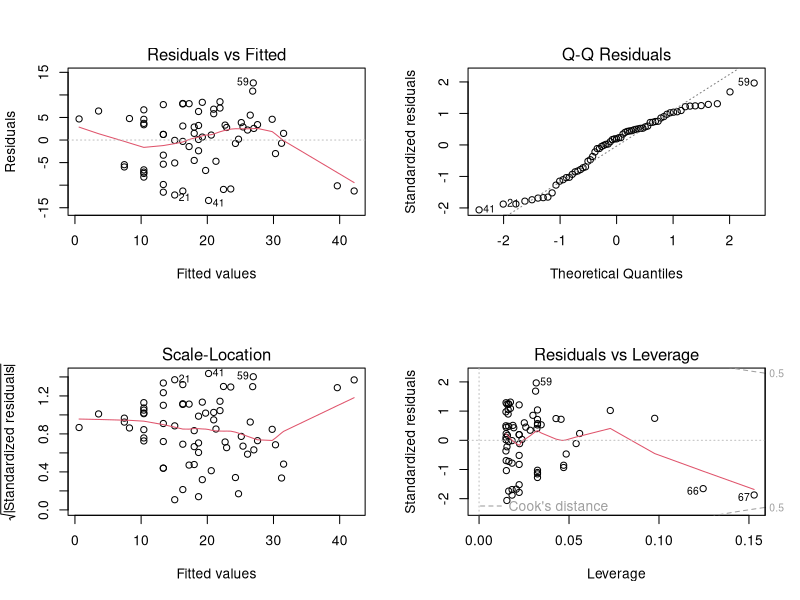
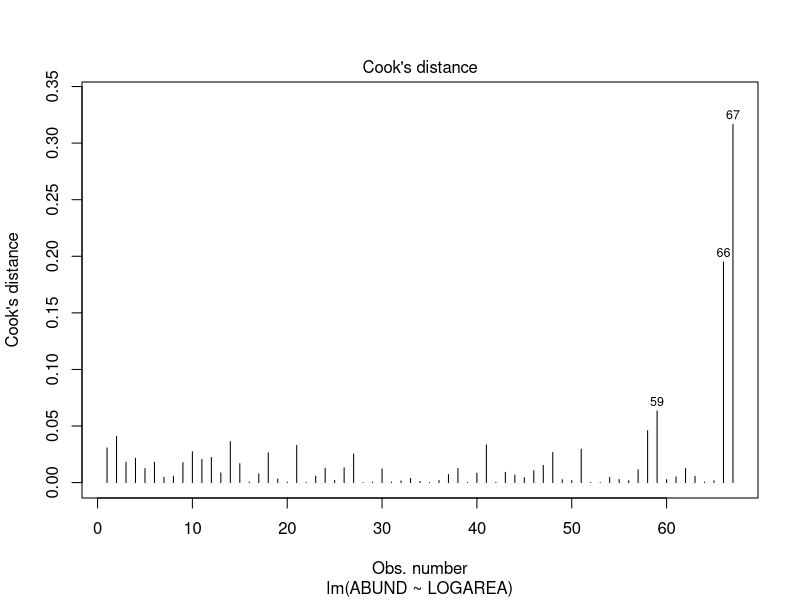
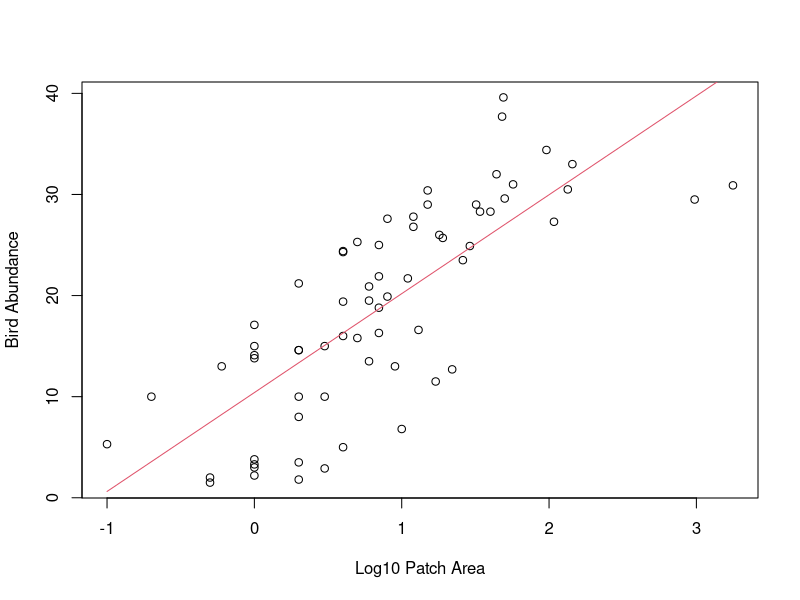
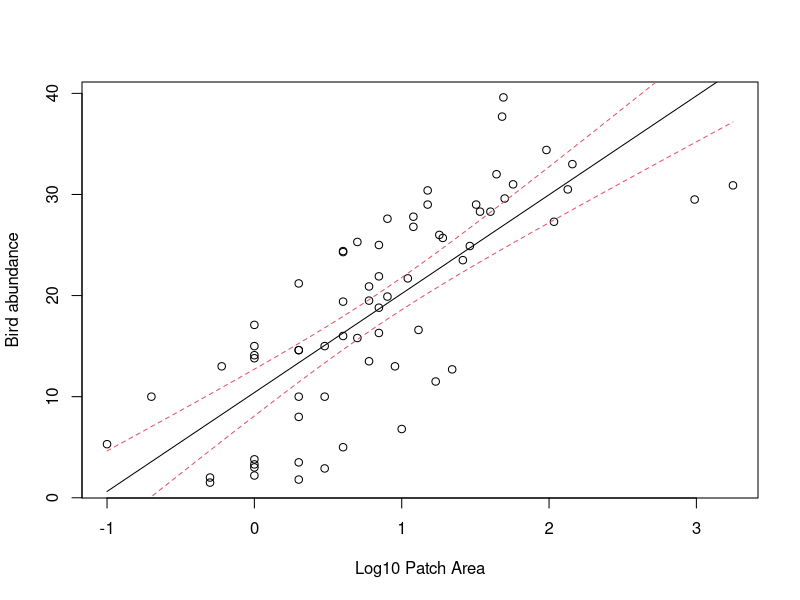
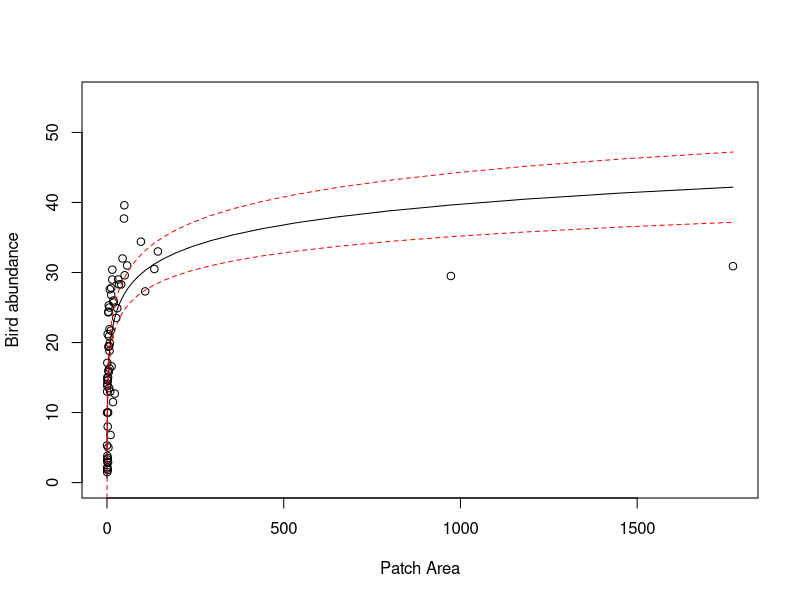

Here is the R script that generated these plots, in order:
## ----Q2, eval=TRUE, echo=TRUE, collapse=TRUE----------------------------------------------------------------------------
loyn <- read.table("./data/loyn.txt", header = TRUE, 
                   stringsAsFactors = TRUE)
str(loyn)

# 56 observations and 8 variables (from str())


## ----Q3, eval=TRUE, echo=TRUE, collapse=TRUE----------------------------------------------------------------------------
# let's first log10 transform the AREA variable due to the couple 
# of unusually large forest area values (check you data exploration)
# to remind yourself

loyn$LOGAREA <- log10(loyn$AREA)

# now fit the linear model

loyn.lm <- lm(ABUND ~ LOGAREA, data = loyn)


## ----Q4, eval=TRUE, echo=TRUE, collapse=TRUE----------------------------------------------------------------------------
# ANOVA table
anova(loyn.lm)

# The null hypothesis is that the slope of the relationship
# between LOGAREA and ABUND = 0
# i.e. there is no relationship

# The p value is very small (7.178e-11) therefore we 
# reject this null hypothesis (i.e. the slope is different
# from 0)


## ----Q5, eval=TRUE, echo=TRUE, collapse=TRUE----------------------------------------------------------------------------
summary(loyn.lm)

# the estimate of the intercept = 10.4
# the estimate of the slope = 9.78

# word equation
# ABUND = 10.40 + 9.78 * LOGAREA


## ----Q6, eval=TRUE, echo=TRUE, collapse=TRUE----------------------------------------------------------------------------

# the null hypothesis for the intercept is that the intercept = 0
# the p value is very small (certainly less than the (not so magic) 0.05)
# therefore we reject this null hypothesis and conclude that the intercept
# is different from zero.

# the null hypothesis for the slope is that the slope = 0
# the p value is very small (7.18e-11)
# therefore we reject this null hypothesis and conclude that the slope
# is different from zero (i.e. there is a significant relationship between
# LOGAREA and ABUND).


## ----Q7, eval=TRUE, echo=TRUE, collapse=TRUE----------------------------------------------------------------------------
summary(loyn.lm)

# The multiple R-squared value is 0.548 and therefore 54.8% of
# the variation in ABUND is explained by LOGAREA


## ----Q8, eval=TRUE, echo=TRUE, collapse=TRUE----------------------------------------------------------------------------
# first split the plotting device into 2 rows and 2 columns
par(mfrow = c(2,2))

# now create the residuals plots
plot(loyn.lm)

# The normal Q-Q plot is used to assess normality of the residuals (top right).
# If perfectly normal then all residuals would lie exactly on the 1:1 line.
# In reality this is never going to happen so we are looking for obvious large 
# departures. In this plot they don't look too bad, although the lower quantiles
# do seem to deviate. All in all I would be cautiously optimistic.

# To check homogeneity of variance assumption we look at both the Residuals vs Fitted (top left)
# and the Scale-Location plots (bottom left). 
# There doesn't appear to be any obvious patterns of the residuals in these plots, 
# although you can see the two residuals associated with the two large forest patch areas 
# are below the zero line (negative residuals) on the right hand side of these plots
# despite the log transformation. Perhaps something to bear in mind as we progress. 
# But in short, the homogeneity of variance assumption looks ok.

# From the Residuals vs Leverage plot (bottom right) you can see that there are no residuals 
# with a Cooks distance greater than 1. In fact they are all well below 0.5. If you want to 
# produce a plot of just Cooks distance (perhaps this is clearer)
par(mfrow = c(1,1))
plot(loyn.lm, which = 4)

# Going back to the Residuals vs Leverage plot (bottom right) you can see 
# three residuals that re somewhat unusual in terms of their leverage as 
# they stick out a bit to the right compared to the rest of the residuals. 
# Two of these residuals are our two large forest patch AREAs again. However,
# leverage still seems to be on the low side, so at least on the scale of the
# log transformation things look ok.


## ----Q9, eval=TRUE, echo=TRUE, collapse=TRUE----------------------------------------------------------------------------
# to predict bird abundance if AREA == 100

# if you log base 10 transformed the AREA variable
10.4 + (9.78 * log10(100))

# if you used the natural log (i.e. log()) then you would use log()
# not log10()


## ----Q10, eval=TRUE, echo=TRUE, collapse=TRUE---------------------------------------------------------------------------
# need to create a dataframe object with a column of LOGAREA values to predict from.
# note you need to call the column the same as used in the model
my.data <- data.frame(LOGAREA = seq(from = min(loyn$LOGAREA),
                                  to = max(loyn$LOGAREA),
                                  length = 50))

# use predict function to calculate predicted values of abundance based on the 
# new LOGAREA values in the data frame my.data (use the newdata argument)
pred.vals <- predict(loyn.lm, newdata = my.data)


## ----Q11, eval=TRUE, echo=TRUE, collapse=TRUE---------------------------------------------------------------------------
# plot the lines on the plot. The x values are the new LOGAREA values from the my.data
# dataframe, the predicted values are from pred.vals 
plot(loyn$LOGAREA, loyn$ABUND, xlab = "Log10 Patch Area", ylab = "Bird Abundance")

lines(my.data$LOGAREA, pred.vals, lty = 1,col = 2)


## ----Q12, eval=TRUE, echo=TRUE, collapse=TRUE---------------------------------------------------------------------------
pred.vals.se <- predict(loyn.lm, newdata = my.data, se.fit = TRUE) # note the use of the se.fit argument

# check out the structure of pred.vals.se
# you can see we now have 4 vectors in this object
# $fit = fitted values
# $se.fit = standard error of fitted values
# $df = degrees of freedom
# $residual.scale = residual standard error

# so we will need to access our fitted values and standard errors using 
# pred.val.se$fit and pred.vals.se$se.fit respectively
str(pred.vals.se)

# now create the plot
plot(x = loyn$LOGAREA, y = loyn$ABUND,
     xlab = "Log10 Patch Area",
     ylab = "Bird abundance")

# add the fitted values as before but now we need to use 
# pred.vals.se$fit
lines(my.data$LOGAREA, pred.vals.se$fit, lty = 1,col = 1)

# add the upper 95% confidence interval
lines(my.data$LOGAREA, pred.vals.se$fit + (1.96 * pred.vals.se$se.fit), lty = 2, col = 2)

# add the lower 95% confidence interval
lines(my.data$LOGAREA, pred.vals.se$fit - (1.96 * pred.vals.se$se.fit), lty = 2, col = 2)


## ----Q13, eval=TRUE, echo=TRUE, collapse=TRUE---------------------------------------------------------------------------
# back transformed LOGAREA and 95% confidence intervals

# re-plot but this time use the original untransformed AREA variable
plot(x = loyn$AREA, y = loyn$ABUND, ylim = c(0,55),
     xlab = "Patch Area",
     ylab = "Bird abundance")

# now add the fitted lines and upper and lower 95% confidence intervals
# remember we only log10 transformed the LOGAREA variable so this is the only
# variable that we need to back-transform

lines(10^(my.data$LOGAREA), pred.vals.se$fit, lty = 1,col = 1)
lines(10^(my.data$LOGAREA), pred.vals.se$fit + (1.96 * pred.vals.se$se.fit), lty = 2, col = "red")
lines(10^(my.data$LOGAREA), pred.vals.se$fit - (1.96 * pred.vals.se$se.fit), lty = 2, col = "red")

# the model doesn't look too great now! Technically, if we transform variables in our model
# then we should only really interpret the model on the scale of the transformation.

# If we interpret on the back transformed scale, you can see the model doesn't really fit the 
# data very well, especially for the two large forest patch AREAs and also those patches with
# high bird abundance.

